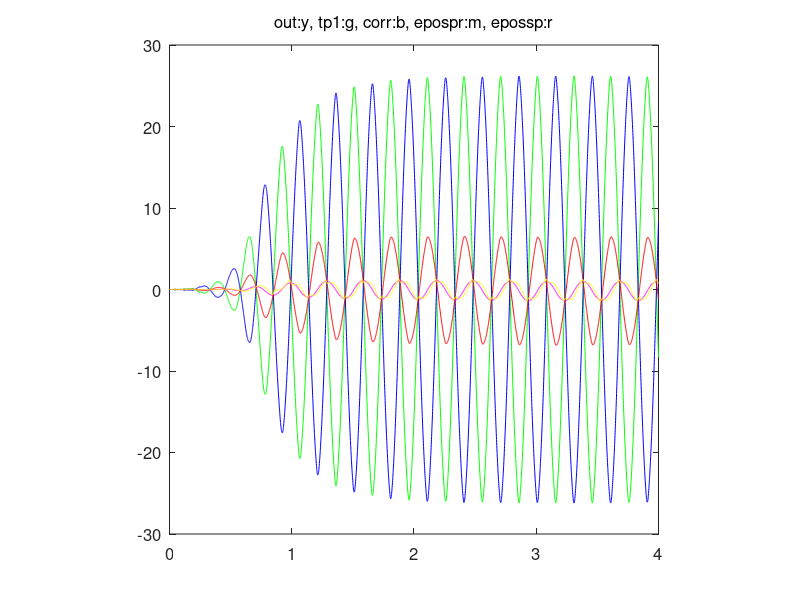

The MATLAB script that drew this image:
function fig = usewhichpos()% This is the machine-generated representation of a Handle Graphics object% and its children.  Note that handle values may change when these objects% are re-created. This may cause problems with any callbacks written to% depend on the value of the handle at the time the object was saved.%% To reopen this object, just type the name of the M-file at the MATLAB% prompt. The M-file and its associated MAT-file must be on your path.load usewhichposh0 = figure('Position',[497 296 560 420], ...	'Tag','hotWind');h1 = axes('Parent',h0, ...	'Box','on', ...	'CameraUpVector',[0 1 0], ...	'ColorOrder',mat0, ...	'FontSize',12, ...	'NextPlot','add');h2 = line('Parent',h1, ...	'Color',[0 1 0], ...	'XData',mat1, ...	'YData',mat2);h2 = line('Parent',h1, ...	'Color',[0 0 1], ...	'XData',mat3, ...	'YData',mat4);h2 = line('Parent',h1, ...	'Color',[1 0 1], ...	'XData',mat5, ...	'YData',mat6);h2 = text('Parent',h1, ...	'FontSize',12, ...	'HandleVisibility','off', ...	'HorizontalAlignment','center', ...	'Position',[1.995381062355658 -33.16715542521995 17.32050807568877], ...	'VerticalAlignment','cap');set(get(h2,'Parent'),'XLabel',h2);h2 = text('Parent',h1, ...	'FontSize',12, ...	'HandleVisibility','off', ...	'HorizontalAlignment','center', ...	'Position',[-0.2401847575057737 -0.2639296187683371 17.32050807568877], ...	'Rotation',90, ...	'VerticalAlignment','baseline');set(get(h2,'Parent'),'YLabel',h2);h2 = text('Parent',h1, ...	'FontSize',12, ...	'HandleVisibility','off', ...	'HorizontalAlignment','right', ...	'Position',[-0.674364896073903 35.27859237536656 17.32050807568877], ...	'Visible','off');set(get(h2,'Parent'),'ZLabel',h2);h2 = text('Parent',h1, ...	'FontSize',12, ...	'HandleVisibility','off', ...	'HorizontalAlignment','center', ...	'Position',[1.995381062355658 30.87976539589442 17.32050807568877], ...	'String','out:y, tp1:g, corr:b, epospr:m, epossp:r', ...	'VerticalAlignment','bottom');set(get(h2,'Parent'),'Title',h2);h2 = line('Parent',h1, ...	'Color',[1 0 0], ...	'XData',mat7, ...	'YData',mat8);h2 = line('Parent',h1, ...	'Color',[1 1 0], ...	'XData',mat9, ...	'YData',mat10);if nargout > 0, fig = h0; end